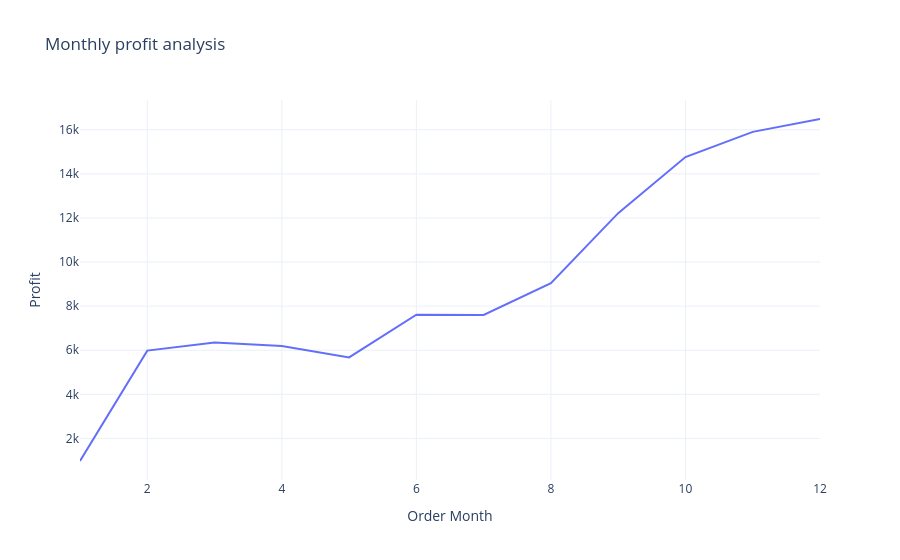

The notebook cell saved with this chart:
### Code cell
fig = px.line(profit_by_month, x = 'Order Month', y = 'Profit', title = "Monthly profit analysis")
fig.show()

### Figure 1 — Plotly figure (JSON) as saved in the notebook; plotly's stock layout.template omitted (floating-point values rounded to 4 significant figures)
{"data": [{"hovertemplate": "Order Month=%{x}<br>Profit=%{y}<extra></extra>", "legendgroup": "", "line": {"color": "#636efa", "dash": "solid"}, "marker": {"symbol": "circle"}, "mode": "lines", "name": "", "orientation": "v", "showlegend": false, "type": "scatter", "x": [1.0, 2.0, 3.0, 4.0, 5.0, 6.0, 7.0, 8.0, 9.0, 10.0, 11.0, 12.0], "xaxis": "x", "y": [974.1, 5982.0, 6349.0, 6194.0, 5675.0, 7611.0, 7597.0, 9045.0, 12220.0, 14760.0, 15900.0, 16490.0], "yaxis": "y"}], "layout": {"legend": {"tracegroupgap": 0}, "title": {"text": "Monthly profit analysis"}, "xaxis": {"anchor": "y", "domain": [0, 1], "title": {"text": "Order Month"}}, "yaxis": {"anchor": "x", "domain": [0, 1], "title": {"text": "Profit"}}}}
